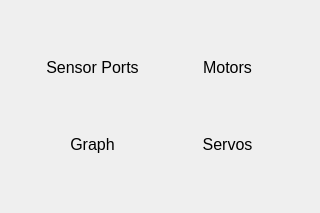
<ui version="4.0" >
 <class>SensorsMotors</class>
 <widget class="QWidget" name="SensorsMotors" >
  <property name="geometry" >
   <rect>
    <x>0</x>
    <y>0</y>
    <width>320</width>
    <height>213</height>
   </rect>
  </property>
  <property name="windowTitle" >
   <string>Form</string>
  </property>
  <layout class="QGridLayout" >
   <item row="0" column="0" >
    <widget class="QPushButton" name="ui_sensorPortsButton" >
     <property name="minimumSize" >
      <size>
       <width>95</width>
       <height>30</height>
      </size>
     </property>
     <property name="maximumSize" >
      <size>
       <width>95</width>
       <height>30</height>
      </size>
     </property>
     <property name="styleSheet" >
      <string>QPushButton{
border:0px;
background-image:url(:/actions/rivet95x30L.png);
color:black;
font-size:12pt;
}
QPushButton:pressed{
border:0px;
background-image:url(:/actions/rivet95x30D.png);
color:white;
font-size:12pt;
}</string>
     </property>
     <property name="text" >
      <string>Sensor Ports</string>
     </property>
    </widget>
   </item>
   <item row="1" column="0" >
    <widget class="QPushButton" name="ui_graphButton" >
     <property name="minimumSize" >
      <size>
       <width>95</width>
       <height>30</height>
      </size>
     </property>
     <property name="maximumSize" >
      <size>
       <width>95</width>
       <height>30</height>
      </size>
     </property>
     <property name="styleSheet" >
      <string>QPushButton{
border:0px;
background-image:url(:/actions/rivet95x30L.png);
color:black;
font-size:12pt;
}
QPushButton:pressed{
border:0px;
background-image:url(:/actions/rivet95x30D.png);
color:white;
font-size:12pt;
}</string>
     </property>
     <property name="text" >
      <string>Graph</string>
     </property>
    </widget>
   </item>
   <item row="0" column="1" >
    <widget class="QPushButton" name="ui_motorsButton" >
     <property name="minimumSize" >
      <size>
       <width>95</width>
       <height>30</height>
      </size>
     </property>
     <property name="maximumSize" >
      <size>
       <width>95</width>
       <height>30</height>
      </size>
     </property>
     <property name="styleSheet" >
      <string>QPushButton{
border:0px;
background-image:url(:/actions/rivet95x30L.png);
color:black;
font-size:12pt;
}
QPushButton:pressed{
border:0px;
background-image:url(:/actions/rivet95x30D.png);
color:white;
font-size:12pt;
}</string>
     </property>
     <property name="text" >
      <string>Motors</string>
     </property>
    </widget>
   </item>
   <item row="1" column="1" >
    <widget class="QPushButton" name="ui_servosButton" >
     <property name="minimumSize" >
      <size>
       <width>95</width>
       <height>30</height>
      </size>
     </property>
     <property name="maximumSize" >
      <size>
       <width>95</width>
       <height>30</height>
      </size>
     </property>
     <property name="styleSheet" >
      <string>QPushButton{
border:0px;
background-image:url(:/actions/rivet95x30L.png);
color:black;
font-size:12pt;
}
QPushButton:pressed{
border:0px;
background-image:url(:/actions/rivet95x30D.png);
color:white;
font-size:12pt;
}</string>
     </property>
     <property name="text" >
      <string>Servos</string>
     </property>
    </widget>
   </item>
  </layout>
 </widget>
 <resources/>
 <connections/>
</ui>
